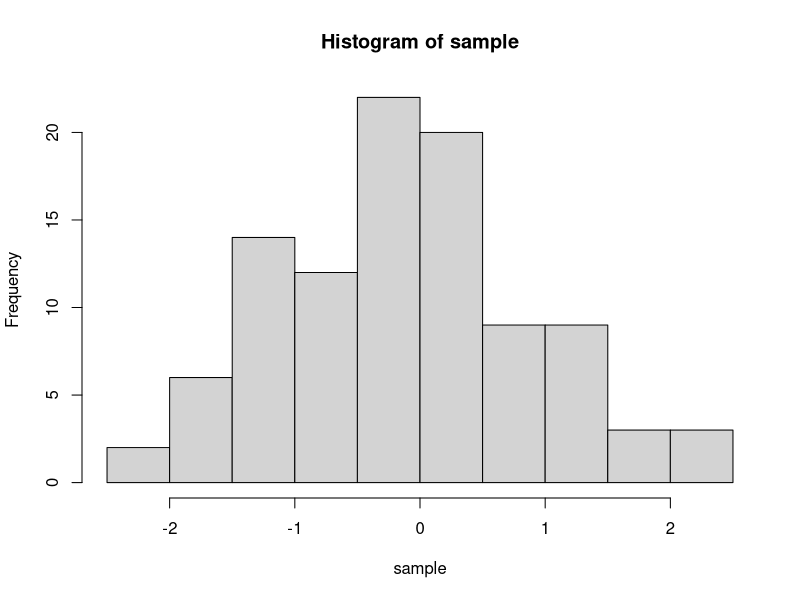
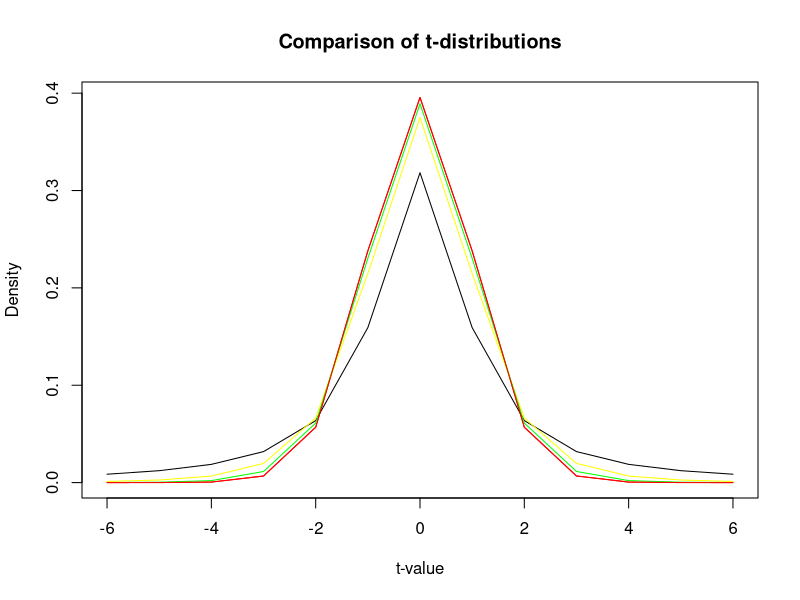
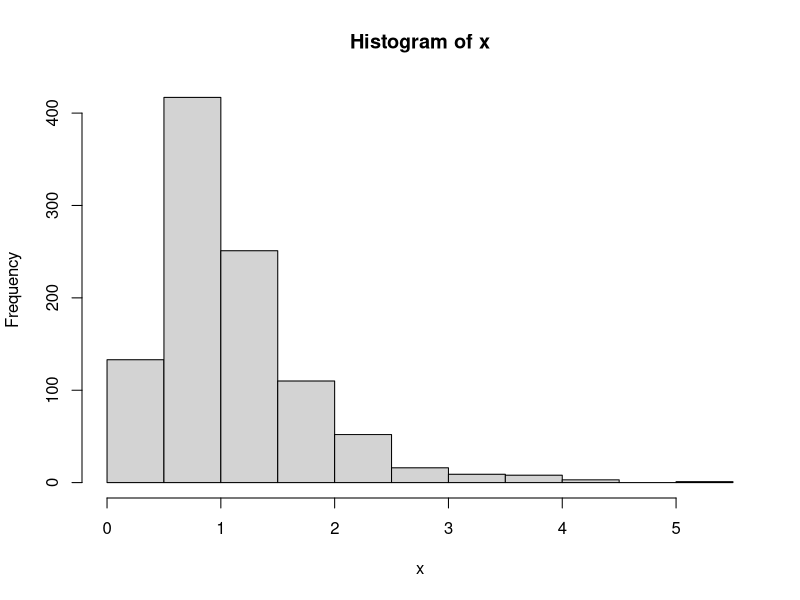

Reproduce these figures in R, in order.
#(1) Use the rt(n, df) function in r to investigate the t-distribution for n = 100 and df = n − 1 and plot
#the histogram for the same

n=100
df=n-1
sample=rt(n,df)
hist(sample)


#(2) Use the rchisq(n, df ) function in r to investigate the chi-square distribution with n = 100
#and
#df = 2, 10, 25.

n=100
df=c(2,10,25)
rchisq(n,df[1])
rchisq(n,df[2])
rchisq(n,df[3])

#(3) Generate a vector of 100 values between -6 and 6. Use the dt() function in r to find the values of
#a t-distribution given a random variable x and degrees of freedom 1,4,10,30. Using these values plot the
#density function for students t-distribution with degrees of freedom 30. Also shows a comparison of
#probability density functions having different degrees of freedom (1,4,10,30).

x<-seq(-6,6,lenght=100)
df=c(1,4,10,30)
colour=c("black","yellow","green","red")
dt(x,df[1])
dt(x,df[2])
dt(x,df[3])
dt(x,df[4])
plot(x,dt(x,df[4]),type = "l",xlab = "t-value", ylab = "Density", 
     main = "Comparison of t-distributions", col=colour[4])
for (i in 1:4){
  lines(x,dt(x,df[i]),type = "l",col = colour[i])
}

#(4) Write a r-code
#(i) To find the 95
#th percentile of the F -distribution with (10, 20) degrees of freedom.
qf(0.95,df1=10,df2=20)
#(ii) To calculate the area under the curve for the interval [0, 1.5] and the interval [1.5, +∞) of a F -curve
#with v1 = 10 and v2 = 20 (USE pf ()).

pf(1.5,df1=10,df=20)
pf(1.5,df1=10,df2=20,lower.tail = FALSE)

#(iii) To calculate the quantile for a given area (= probability) under the curve for a F -curve with v1 =
# 10 and v2 = 20 that corresponds to q = 0.25, 0.5, 0.75 and 0.999. (use the qf ())

qf(0.25,df1=10,df2=20)
qf(0.5,df1=10,df2=20)  
qf(0.75,df1=10,df2=20)
qf(0.999,df1=10,df2=20)

#(iv) To generate 1000 random values from the F -distribution with v1 = 10 and v2 = 20 (use
#rf ())and plot a histogram
x <- rf(1000, df1 = 10, df2 = 20)
hist(x)
